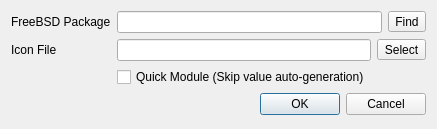
<?xml version="1.0" encoding="UTF-8"?>
<ui version="4.0">
 <class>NewModuleDialog</class>
 <widget class="QDialog" name="NewModuleDialog">
  <property name="geometry">
   <rect>
    <x>0</x>
    <y>0</y>
    <width>437</width>
    <height>129</height>
   </rect>
  </property>
  <property name="windowTitle">
   <string>Create a new Module</string>
  </property>
  <layout class="QFormLayout" name="formLayout">
   <property name="fieldGrowthPolicy">
    <enum>QFormLayout::ExpandingFieldsGrow</enum>
   </property>
   <item row="1" column="0">
    <widget class="QLabel" name="label_port">
     <property name="text">
      <string>FreeBSD Package</string>
     </property>
    </widget>
   </item>
   <item row="1" column="1">
    <layout class="QHBoxLayout" name="horizontalLayout_2">
     <item>
      <widget class="QLineEdit" name="line_port">
       <property name="toolTip">
        <string>FreeBSD port that you wish to build as a PBI</string>
       </property>
      </widget>
     </item>
     <item>
      <widget class="QToolButton" name="push_package">
       <property name="text">
        <string>Find</string>
       </property>
       <property name="icon">
        <iconset resource="EasyPBI.qrc">
         <normaloff>:/png/icons/search.png</normaloff>:/png/icons/search.png</iconset>
       </property>
       <property name="toolButtonStyle">
        <enum>Qt::ToolButtonTextBesideIcon</enum>
       </property>
      </widget>
     </item>
    </layout>
   </item>
   <item row="2" column="0">
    <widget class="QLabel" name="label_icon">
     <property name="text">
      <string>Icon File</string>
     </property>
    </widget>
   </item>
   <item row="2" column="1">
    <layout class="QHBoxLayout" name="horizontalLayout_4">
     <item>
      <widget class="QLineEdit" name="line_icon">
       <property name="toolTip">
        <string>PNG icon file to use for the PBI (can be changed later)</string>
       </property>
      </widget>
     </item>
     <item>
      <widget class="QToolButton" name="push_icon">
       <property name="toolTip">
        <string>Select a local PNG file (64x64 pixel size recommended)</string>
       </property>
       <property name="text">
        <string>Select</string>
       </property>
       <property name="toolButtonStyle">
        <enum>Qt::ToolButtonTextBesideIcon</enum>
       </property>
      </widget>
     </item>
    </layout>
   </item>
   <item row="4" column="0">
    <spacer name="verticalSpacer">
     <property name="orientation">
      <enum>Qt::Vertical</enum>
     </property>
     <property name="sizeHint" stdset="0">
      <size>
       <width>20</width>
       <height>40</height>
      </size>
     </property>
    </spacer>
   </item>
   <item row="4" column="1">
    <widget class="QDialogButtonBox" name="buttonBox">
     <property name="orientation">
      <enum>Qt::Horizontal</enum>
     </property>
     <property name="standardButtons">
      <set>QDialogButtonBox::Cancel|QDialogButtonBox::Ok</set>
     </property>
    </widget>
   </item>
   <item row="3" column="1">
    <widget class="QCheckBox" name="check_quick">
     <property name="text">
      <string>Quick Module (Skip value auto-generation)</string>
     </property>
    </widget>
   </item>
  </layout>
 </widget>
 <resources>
  <include location="EasyPBI.qrc"/>
 </resources>
 <connections>
  <connection>
   <sender>buttonBox</sender>
   <signal>accepted()</signal>
   <receiver>NewModuleDialog</receiver>
   <slot>accept()</slot>
   <hints>
    <hint type="sourcelabel">
     <x>248</x>
     <y>254</y>
    </hint>
    <hint type="destinationlabel">
     <x>157</x>
     <y>274</y>
    </hint>
   </hints>
  </connection>
  <connection>
   <sender>buttonBox</sender>
   <signal>rejected()</signal>
   <receiver>NewModuleDialog</receiver>
   <slot>reject()</slot>
   <hints>
    <hint type="sourcelabel">
     <x>316</x>
     <y>260</y>
    </hint>
    <hint type="destinationlabel">
     <x>286</x>
     <y>274</y>
    </hint>
   </hints>
  </connection>
 </connections>
</ui>
